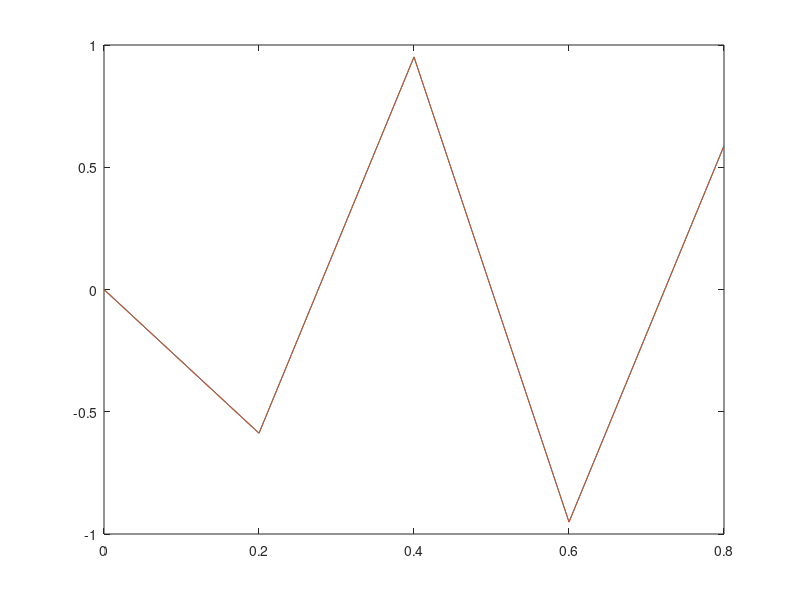

MATLAB code to generate this figure: (Note: this script raises an error after producing the figure.)

%   Problem 1

%   Sample the two signals
%   x1(t)=sin(2*pi*3*t)  and  x2(t)=sin(2*pi*0.3*t)
%   with sampling period T=0.2. 
%   Sketch the spectrum of the continuous signal, 
%   the spectrum of the sampled one and the reconstructed
%   signal from lowpass filtering of the sampled signal.
%   Confirm your results with Matlab.

N=input('Enter number of points: ');

ts=0.2

f=.3

tt=[0:ts:ts*(N-1)];

xxt=sin(2*pi*f*tt);

xxf=fft(xxt);

xxf1=fftshift(xxf);

xxt1=ifft(xxf);

tt1=linspace(-1/(2*ts),1/(2*ts),N);

plot(tt1,abs(xxf1))
pause

plot(tt,xxt,tt,real(xxt1))

compare=[xxt',real(xxt1)']

f=3

xxt=sin(2*pi*f*tt);

xxf=fft(xxt);

xxf1=fftshift(xxf);

xxt1=ifft(xxf);

tt1=linspace(-1/(2*ts),1/(2*ts),N);

pause
plot(tt1,abs(xxf1))
pause

plot(tt,xxt,tt,real(xxt1))

compare=[xxt',real(xxt1)']

ttt=[0:(ts/4):ts*(N-1)];

xxte=sin(2*pi*f*ttt);
xxte1=sin(2*pi*(f-1/ts)*ttt);

pause
plot(ttt(1:50),xxte(1:50),ttt(1:50),xxte1(1:50))
compare=[xxte',xxte1']



